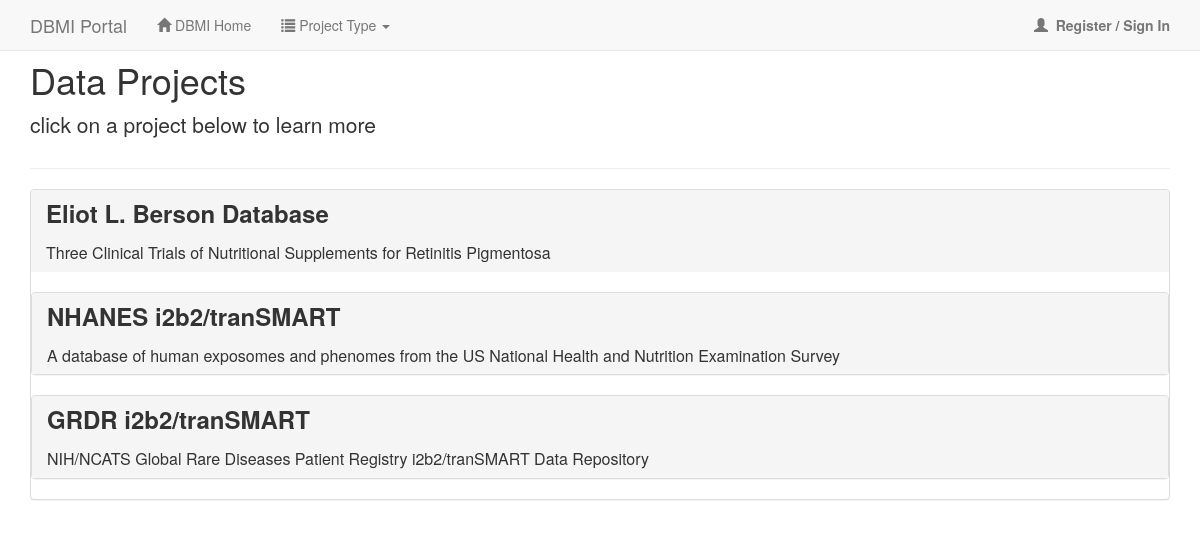
The page /dataprojects/ on the database its author committed.
### dataprojects/models.py (models this page shows)
class DataProject(models.Model):
    name = models.CharField(max_length=255, blank=True, null=True, verbose_name="Name of project")
    institution = models.CharField(max_length=255, blank=True, null=True, verbose_name="Institution")
    description = models.CharField(max_length=4000, blank=True, null=True, verbose_name="Description")
    short_description = models.CharField(max_length=255, blank=True, null=True, verbose_name="Short Description")
    project_key = models.CharField(max_length=100, blank=True, null=True, verbose_name="Project Key")
    project_url = models.CharField(max_length=255, blank=True, null=True, verbose_name="Project URL")

### dataprojects/views.py (the view, shortened to what this page needs)
@public_user_auth_and_jwt
def listDataprojects(request, template_name='dataprojects/list.html'):
    user = None
    permission_dictionary = {}
    project_permission_setup = {}
    access_request_dictionary = {}
    all_data_projects = DataProject.objects.all()
    if not request.user.is_authenticated():
        user_logged_in = False
    return render(request, template_name, {"dataprojects": all_data_projects,
                                           "user_logged_in": user_logged_in,
                                           "user": user,
                                           "ssl_setting": settings.SSL_SETTING,
                                           "account_server_url": settings.ACCOUNT_SERVER_URL,
                                           "profile_server_url": settings.SCIREG_SERVER_URL,
                                           "permission_dictionary": permission_dictionary,
                                           "project_permission_setup": project_permission_setup,
                                           "access_request_dictionary": access_request_dictionary})

### templates/dataprojects/list.html (shortened to what this page needs)
<html>
<link rel="stylesheet" href="https://maxcdn.bootstrapcdn.com/bootstrap/3.3.7/css/bootstrap.min.css"
>
<link rel="stylesheet" href="//code.jquery.com/ui/1.12.1/themes/base/jquery-ui.css">
<body>
<div class="navbar navbar-default navbar-fixed-top" role="navigation" id="topnavbar">
    <div class="container">
        <div class="navbar-header">
            <a href="#" class="navbar-brand">DBMI Portal</a>
        </div>
        <div class="navbar-collapse collapse" id="navbar-main">
            <ul class="nav navbar-nav">
                <li>
                    <a href="https://dbmi.hms.harvard.edu/"><span class="glyphicon glyphicon-home"></span> DBMI Home</a>
                </li>
                <li class="dropdown">
                    <a class="dropdown-toggle" data-toggle="dropdown" href="#" id="download">
                        <span class="glyphicon glyphicon-list"></span> Project Type <span class="caret"></span></a>
                </li>
            </ul>
            <ul class="nav navbar-nav navbar-right">
                {% if user_logged_in %}
                <li class="dropdown">
                    <a href="#" class="dropdown-toggle" data-toggle="dropdown" role="button" aria-haspopup="true"
                       aria-expanded="false"><strong>{{ user.email }}</strong> <span class="caret"></span></a>
                    <ul class="dropdown-menu">
                        <li><a href="{{ profile_server_url }}/registration/profile/">Profile</a></li>
                        <li role="separator" class="divider"></li>
                        <li><a href="/app/dataprojects/signout">Sign Out</a></li>
                    </ul>
                </li>
                {% else %}
                <li>
                    <a href="{{ account_server_url }}?next={{ ssl_setting }}://{{ request.META.HTTP_HOST }}">
                        <span class="glyphicon glyphicon-user"></span>&nbsp;
                        <strong>Register / Sign In</strong>
                    </a>
                </li>
                {% endif %}
            </ul>
        </div>
    </div>
</div>
<div class="container">
    <div class="page-header" id="banner">
        <div class="row">
            <div class="col-lg-8 col-md-7 col-sm-6">
                <h1>Data Projects</h1>
                <p class="lead">click on a project below to learn more</p>
            </div>
            <div class="col-lg-4 col-md-5 col-sm-6">
            </div>
        </div>
    </div>
    <div class="panel-group" id="accordion" role="tablist" aria-multiselectable="true">
        {% for dataproject in dataprojects %}
        {% include "dataprojects/blurb.html" with project_counter=forloop.counter0 %}
        <br/>
        {% endfor %}
    </div>
</div>
</body>
</html>

### templates/dataprojects/blurb.html (shortened to what this page needs)
{% load dataprojects_extras %}
<div class="panel panel-default">
    <div class="panel-heading" role="tab" id="heading{{ project_counter }}">
        <h4 class="panel-title">
            <a class="collapsed" role="button" data-toggle="collapse" data-parent="#accordion" href="#collapse{{ project_counter }}" aria-expanded="false"
               aria-controls="collapse{{ project_counter }}">
                <span style="font-size:24px; font-weight: bold; font-family: 'Helvetica Neue', Helvetica, Arial, sans-serif;">{{ dataproject.name }}</span>
                <br />
                <br />
                {{ dataproject.short_description }}
            </a>
        </h4>
    </div>
    <div id="collapse{{ project_counter }}" class="panel-collapse collapse" role="tabpanel" aria-labelledby="heading{{ project_counter }}">
        <div class="panel-body">
        </div>
    </div>
</div>

### rows shown on the page
DataProject: name "Eliot L. Berson Database", short_description "Three Clinical Trials of Nutritional Supplements for Retinitis Pigmentosa"
DataProject: name "NHANES i2b2/tranSMART", short_description "A database of human exposomes and phenomes from the US National Health and Nutrition Examination Survey"
DataProject: name "GRDR i2b2/tranSMART", short_description "NIH/NCATS Global Rare Diseases Patient Registry i2b2/tranSMART Data Repository"
